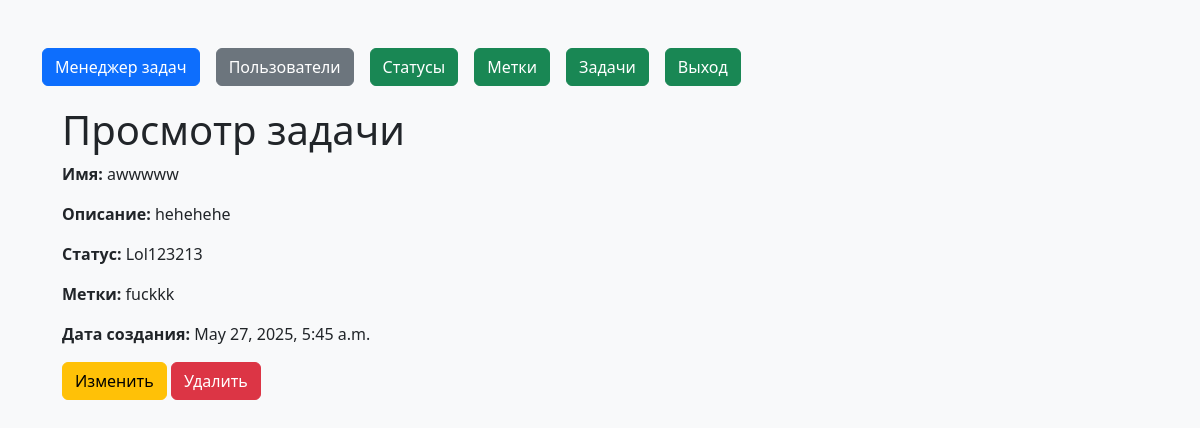
Page /tasks/3/ (signed in) on the committed database.
### tasks/models.py (models this page shows)
class Task(models.Model):
    name = models.CharField(max_length=255)
    status = models.ForeignKey(Status, on_delete=models.CASCADE, null=True, blank=True, related_name='tasks')  # ForeignKey to Statuses model
    author = models.ForeignKey(User, on_delete=models.SET_NULL, null=True, blank=True, related_name='authored_tasks')
    assignee = models.ForeignKey(User, on_delete=models.CASCADE, null=True, blank=True, related_name='tasks')  # Assuming creator is a username
    tags = models.ManyToManyField(Label, blank=True, related_name='tasks')  # Many-to-many relationship  Label
    description = models.TextField(blank=True, null=True)
    created_at = models.DateTimeField(auto_now_add=True)

### statuses/models.py (models this page shows)
class Status(models.Model):
    name = models.CharField(max_length=100, unique=True)
    created_at = models.DateTimeField(auto_now_add=True)
    def __str__(self):
        return self.name

### labels/models.py (models this page shows)
class Label(models.Model):
    name = models.CharField(max_length=100, unique=True)
    created_at = models.DateTimeField(auto_now_add=True)
    def __str__(self):
        return self.name

### tasks/views.py (the view)
# urls.py: path('<int:pk>/', TaskDetailView.as_view(), name='task_detail'),
class TaskDetailView(View):
    def get(self, request, *args, **kwargs):
        if not request.user.is_authenticated:
            messages.error(request, 'Вы не авторизованы! Пожалуйста, выполните вход.')
            return redirect('login')
        task = Task.objects.get(pk=kwargs.get('pk'))
        if not task:
            messages.error(request, 'Задача не найдена')
            return redirect('task_list')
        return render(request, 'task_detail.html', context={'task': task})

### tasks/templates/task_detail.html (shortened to what this page needs)
{% extends 'base.html' %}
{% block content %}
<h1>Просмотр задачи</h1>
<p><strong>Имя:</strong> {{ task.name }}</p>
<p><strong>Описание:</strong> {{ task.description }}</p>
<p><strong>Статус:</strong> {{ task.status }}</p>
<p><strong>Метки:</strong> {{ task.tags.all|join:", " }}</p>
<p><strong>Дата создания:</strong> {{ task.created_at }}</p>
<a href="{% url 'task_update' task.id %}" class="btn btn-warning">Изменить</a>
<form action="{% url 'task_delete' task.id %}" method="post" style="display:inline;">
    <button type="submit" class="btn btn-danger">Удалить</button>
</form>
{% endblock %}

### rows in the picture
Task: name "awwwww", description "hehehehe", status "Lol123213", tags.all "fuckkk", created_at "May 27, 2025, 5:45 a.m."
